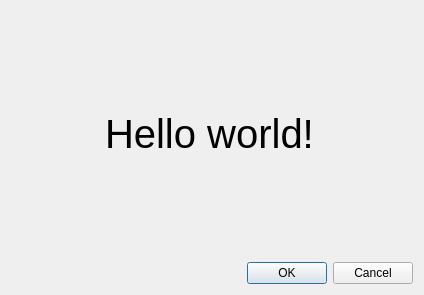
<?xml version="1.0" encoding="UTF-8"?>
<ui version="4.0">
 <class>Dialog</class>
 <widget class="QDialog" name="Dialog">
  <property name="geometry">
   <rect>
    <x>0</x>
    <y>0</y>
    <width>424</width>
    <height>295</height>
   </rect>
  </property>
  <property name="windowTitle">
   <string>Dialog</string>
  </property>
  <layout class="QGridLayout" name="gridLayout">
   <item row="0" column="0">
    <spacer name="horizontalSpacer">
     <property name="orientation">
      <enum>Qt::Horizontal</enum>
     </property>
     <property name="sizeHint" stdset="0">
      <size>
       <width>40</width>
       <height>20</height>
      </size>
     </property>
    </spacer>
   </item>
   <item row="0" column="1">
    <widget class="QLabel" name="label">
     <property name="font">
      <font>
       <pointsize>30</pointsize>
      </font>
     </property>
     <property name="text">
      <string>Hello world!</string>
     </property>
    </widget>
   </item>
   <item row="0" column="2">
    <spacer name="horizontalSpacer_2">
     <property name="orientation">
      <enum>Qt::Horizontal</enum>
     </property>
     <property name="sizeHint" stdset="0">
      <size>
       <width>40</width>
       <height>20</height>
      </size>
     </property>
    </spacer>
   </item>
   <item row="1" column="1" colspan="2">
    <widget class="QDialogButtonBox" name="buttonBox">
     <property name="orientation">
      <enum>Qt::Horizontal</enum>
     </property>
     <property name="standardButtons">
      <set>QDialogButtonBox::Cancel|QDialogButtonBox::Ok</set>
     </property>
    </widget>
   </item>
  </layout>
 </widget>
 <resources/>
 <connections>
  <connection>
   <sender>buttonBox</sender>
   <signal>accepted()</signal>
   <receiver>Dialog</receiver>
   <slot>accept()</slot>
   <hints>
    <hint type="sourcelabel">
     <x>248</x>
     <y>254</y>
    </hint>
    <hint type="destinationlabel">
     <x>157</x>
     <y>274</y>
    </hint>
   </hints>
  </connection>
  <connection>
   <sender>buttonBox</sender>
   <signal>rejected()</signal>
   <receiver>Dialog</receiver>
   <slot>reject()</slot>
   <hints>
    <hint type="sourcelabel">
     <x>316</x>
     <y>260</y>
    </hint>
    <hint type="destinationlabel">
     <x>286</x>
     <y>274</y>
    </hint>
   </hints>
  </connection>
 </connections>
</ui>
